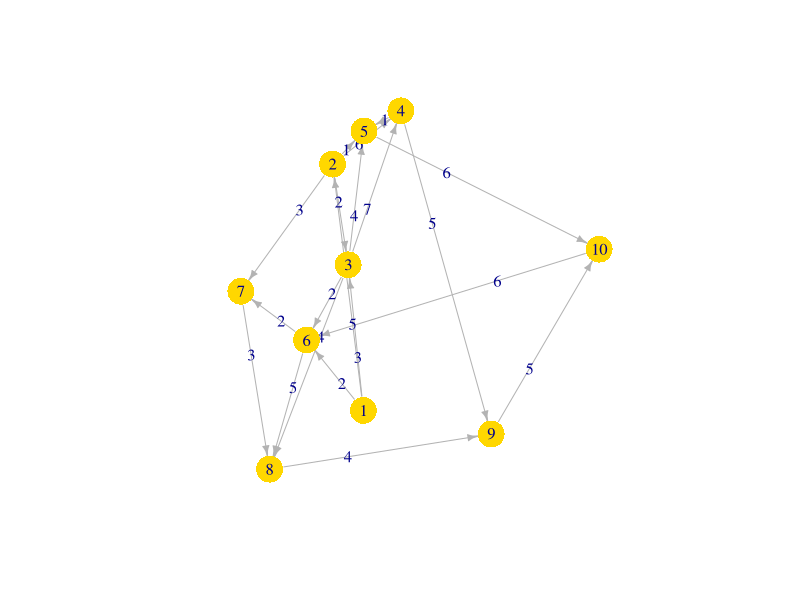

The R script that drew this image:
## ---- chunk 1
#| fig-width: 6
#| fig-height: 5
#| out-width: "65%"
#| message: false
library(igraph)
edges <- data.frame(
  from   = c(1, 1, 2, 2, 3, 3, 4, 1, 2, 3, 4, 5, 6, 7, 8, 9, 10, 6, 2, 3),
  to     = c(2, 3, 3, 4, 4, 5, 5, 6, 7, 8, 9, 10, 7, 8, 9, 10, 6, 8, 5, 6),
  weight = c(5, 3, 2, 6, 7, 4, 1, 2, 3, 4, 5, 6, 2, 3, 4, 5, 6, 5, 1, 2))
graph <- graph_from_data_frame(edges, directed = TRUE)
# Kamada-Kawai (as in Part 10C): deterministic, so the R and Python drawings agree
plot(graph, edge.label = edges$weight, edge.arrow.size = 0.5,
     vertex.color = "gold", vertex.frame.color = NA, edge.color = "#B3B3B3",
     layout = layout_with_kk(graph))
